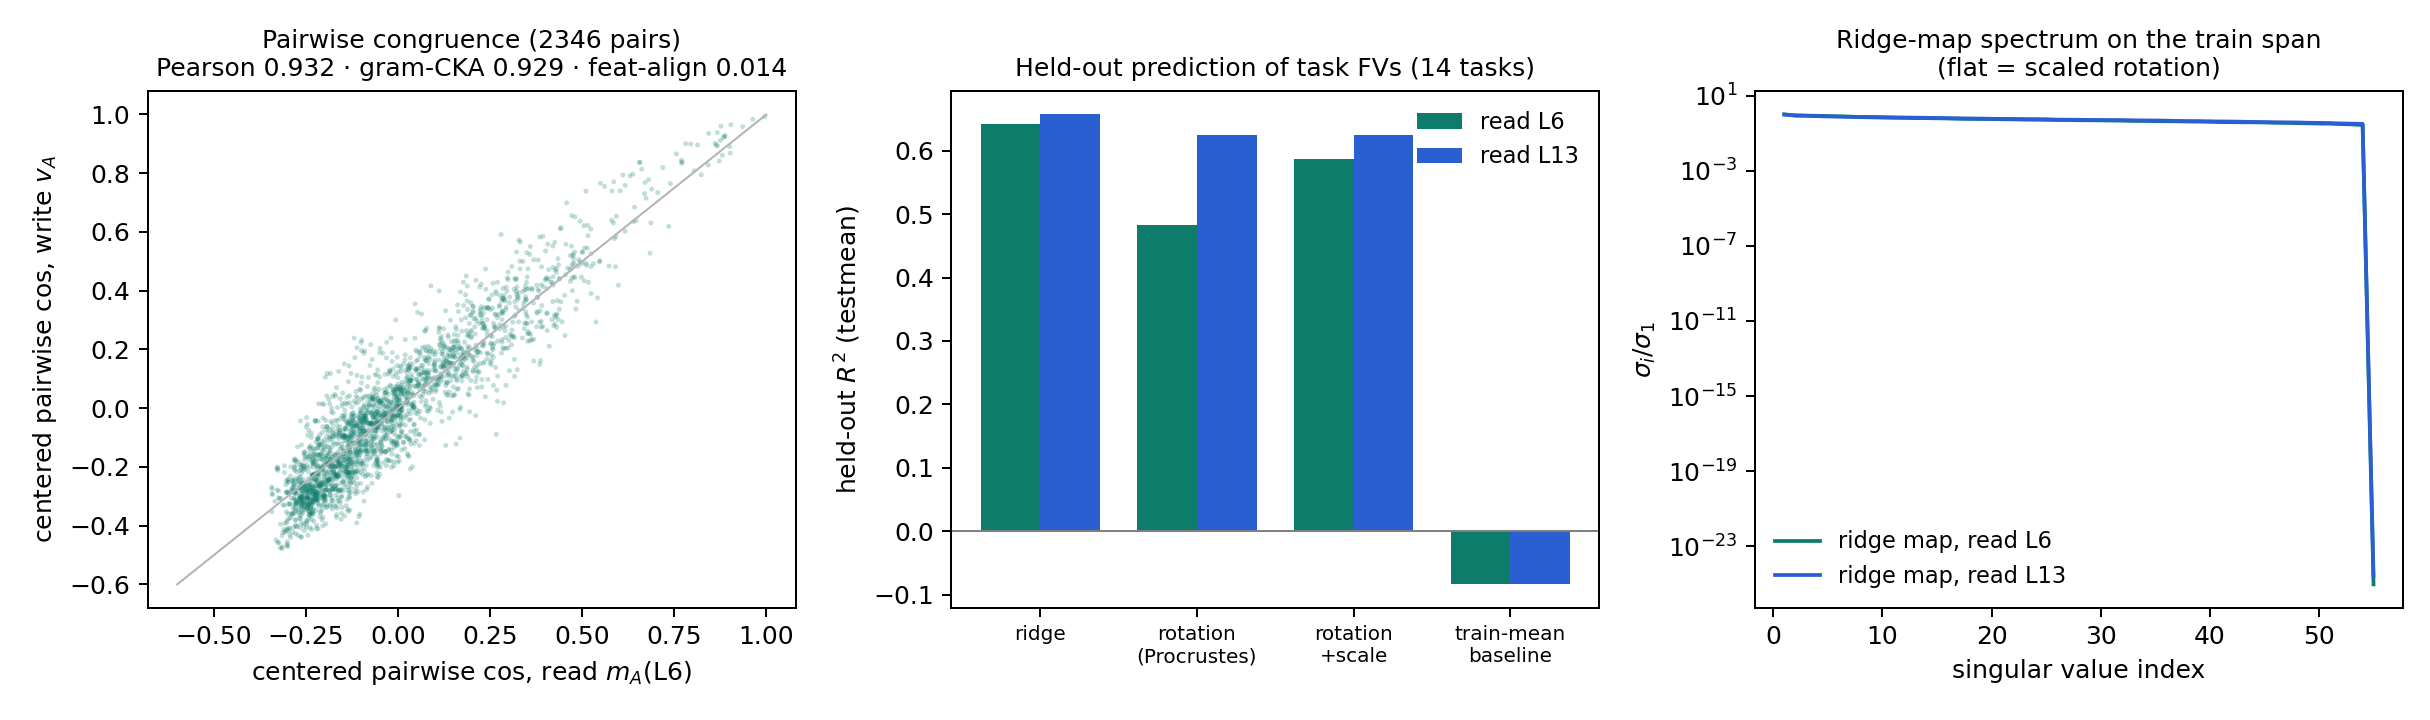

The Python source for this figure:
"""Is the read->write linear map just a rotation?

Three tests on the task-level data (69 tasks; X = m_A(L), Y = task FV):

1. Geometry congruence BEFORE any map: pair-by-pair correlation of the centered
   pairwise cosines between families, centered-norm correlation, and linear CKA
   between the centered Gram matrices. High congruence = the point clouds are
   already the same shape, so a rotation could align them.
2. Orthogonal Procrustes (pure rotation, and rotation + single global scale) fit
   on the 55 train tasks vs the unconstrained ridge (dual, intercept via
   train-centering, lambda by LOO-CV on train) — held-out R^2 (testmean and
   trainmean conventions) and mean cos(pred, true).
3. Singular-value spectrum of the fitted ridge map restricted to the train span:
   flat spectrum = scaled rotation; decaying = anisotropic, direction-dependent gain.

Same captures as centered_cossim_hists.py. CPU, fp64.
"""
import json
import sys
from pathlib import Path

import numpy as np
import torch
import matplotlib

matplotlib.use("Agg")
import matplotlib.pyplot as plt
from scipy.stats import pearsonr, spearmanr

REPO = Path(__file__).resolve().parents[3]
sys.path.insert(0, str(REPO / "src"))
from utils.paths import ARTIFACTS_ROOT, RESULTS_ROOT  # noqa: E402

READ_ROOT = ARTIFACTS_ROOT / "69_task_run" / "label_resid_means"
FV_ROOT = ARTIFACTS_ROOT / "69_task_run" / "perprompt_fvs"
OUT = RESULTS_ROOT / "69_task_run" / "understanding_read_write_linear_map"
SPLIT = json.load(open(REPO / "task_splits" / "extended_steerable_69_prunedfail.json"))
READ_LAYERS = [6, 13]
LAMBDA_GRID = np.logspace(-2, 6, 17)

tasks = sorted(p.stem for p in READ_ROOT.glob("*.pt"))
train_set = set(SPLIT["train_tasks"])
assert len(train_set) == 55, "unexpected split format"
is_train = np.array([t in train_set for t in tasks])
assert is_train.sum() == 55 and len(tasks) == 69

reads = {L: [] for L in READ_LAYERS}
fvs = []
for t in tasks:
    r = torch.load(READ_ROOT / f"{t}.pt", map_location="cpu", weights_only=False)
    for L in READ_LAYERS:
        reads[L].append(r["resid_means"][L].double().numpy())
    f = torch.load(FV_ROOT / f"{t}.pt", map_location="cpu", weights_only=False)
    fvs.append(f["fv"].double().mean(0).numpy())
Y = np.stack(fvs)


def pairwise_cos(X):
    Xn = X / np.linalg.norm(X, axis=1, keepdims=True)
    iu = np.triu_indices(len(X), k=1)
    return (Xn @ Xn.T)[iu]


def gram_cka(X, Y):
    """Standard linear CKA (sample-side Gram alignment): do the two families
    place the 69 tasks in the same relative configuration?"""
    Xc, Yc = X - X.mean(0), Y - Y.mean(0)
    hsic = np.linalg.norm(Yc.T @ Xc, "fro") ** 2
    return hsic / (np.linalg.norm(Xc @ Xc.T, "fro") * np.linalg.norm(Yc @ Yc.T, "fro"))


def feature_alignment(X, Y):
    """Feature-side analogue (variance-weighted subspace overlap in the 4096-d
    activation space): do the two families occupy the same DIRECTIONS?"""
    Xc, Yc = X - X.mean(0), Y - Y.mean(0)
    num = np.linalg.norm(Yc @ Xc.T, "fro") ** 2  # = <Xc^T Xc, Yc^T Yc>_F
    return num / (np.linalg.norm(Xc.T @ Xc, "fro") * np.linalg.norm(Yc.T @ Yc, "fro"))


def principal_angle_cosines(X, Y, energy=0.90):
    """Cosines of principal angles between the two families' centered
    variance-90% subspaces in activation space."""
    out = []
    for Z in (X, Y):
        Zc = Z - Z.mean(0)
        U, S, Vt = np.linalg.svd(Zc, full_matrices=False)
        k = int(np.searchsorted(np.cumsum(S**2) / (S**2).sum(), energy)) + 1
        out.append(Vt[:k].T)
    return np.linalg.svd(out[0].T @ out[1], compute_uv=False), out[0].shape[1], out[1].shape[1]


def r2(pred, true, denom_center):
    ss_res = ((true - pred) ** 2).sum()
    ss_tot = ((true - denom_center) ** 2).sum()
    return 1.0 - ss_res / ss_tot


def mean_cos(pred, true):
    return np.mean(np.einsum("ij,ij->i", pred, true)
                   / (np.linalg.norm(pred, axis=1) * np.linalg.norm(true, axis=1)))


geom_rows, fit_rows, cross_rows, spectra = [], [], [], {}
for L in READ_LAYERS:
    X = np.stack(reads[L])

    # --- 0. cross-family cosines: matched cos(m_A, v_A) vs mismatched cos(m_A, v_B) ---
    for variant, Xv, Yv in [("uncentered", X, Y),
                            ("centered", X - X.mean(0), Y - Y.mean(0))]:
        Xn = Xv / np.linalg.norm(Xv, axis=1, keepdims=True)
        Yn = Yv / np.linalg.norm(Yv, axis=1, keepdims=True)
        C = Xn @ Yn.T
        matched = np.diag(C)
        mism = C[~np.eye(69, dtype=bool)]
        spectra[f"L{L}_crossfam_matched_{variant}"] = matched
        spectra[f"L{L}_crossfam_mismatched_{variant}"] = mism
        cross_rows.append((L, variant, matched.mean(), np.median(matched),
                           matched.min(), matched.max(), mism.mean(),
                           (matched > np.percentile(mism, 95)).sum()))

    # --- 1. congruence (all 69, all-69 centering, matching centered_cossim_hists) ---
    cx, cy = pairwise_cos(X - X.mean(0)), pairwise_cos(Y - Y.mean(0))
    nx = np.linalg.norm(X - X.mean(0), axis=1)
    ny = np.linalg.norm(Y - Y.mean(0), axis=1)
    pac, kx, ky = principal_angle_cosines(X, Y)
    geom_rows.append((L, pearsonr(cx, cy)[0], spearmanr(cx, cy)[0],
                      pearsonr(nx, ny)[0], gram_cka(X, Y), feature_alignment(X, Y),
                      pac.max(), np.median(pac), kx, ky))
    spectra[f"L{L}_principal_angle_cos"] = pac

    # --- fits: train-centered ---
    Xtr, Ytr = X[is_train], Y[is_train]
    Xte, Yte = X[~is_train], Y[~is_train]
    xm, ym = Xtr.mean(0), Ytr.mean(0)
    Xc, Yc = Xtr - xm, Ytr - ym
    Xtec = Xte - xm

    # ridge (dual, LOO-CV lambda)
    K = Xc @ Xc.T
    best = (None, np.inf)
    for lam in LAMBDA_GRID:
        Kinv = np.linalg.inv(K + lam * np.eye(55))
        H = K @ Kinv
        E = (Yc - H @ Yc) / (1.0 - np.diag(H))[:, None]
        mse = (E ** 2).mean()
        if mse < best[1]:
            best = (lam, mse)
    lam = best[0]
    A = np.linalg.solve(K + lam * np.eye(55), Yc)          # 55 x 4096 dual coefs
    pred_ridge = Xtec @ Xc.T @ A + ym

    # ridge-map singular values on the train span: W = Xc^T A = V (S U^T A)
    U, S, Vt = np.linalg.svd(Xc, full_matrices=False)
    sv_ridge = np.linalg.svd(S[:, None] * (U.T @ A), compute_uv=False)
    spectra[f"L{L}_ridge"] = sv_ridge

    # Procrustes: R = argmin ||Xc R - Yc||_F over orthogonal R
    M = Xc.T @ Yc
    # thin route: M = (V S U^T)(U' S' V'^T) — work in the joint span
    Uy, Sy, Vty = np.linalg.svd(Yc, full_matrices=False)
    small = (S[:, None] * (U.T @ Uy)) * Sy[None, :]        # V^T M V' in small coords
    Us, Ss, Vts = np.linalg.svd(small)
    R = (Vt.T @ Us) @ (Vts @ Vty)                          # 4096 x 4096 rank<=55
    scale = Ss.sum() / (S ** 2).sum()
    pred_rot = Xtec @ R + ym
    pred_rotscale = scale * (Xtec @ R) + ym
    spectra[f"L{L}_procrustes_corr"] = Ss                   # correlation spectrum

    for name, pred in [("ridge", pred_ridge), ("rotation", pred_rot),
                       ("rotation+scale", pred_rotscale),
                       ("trainmean_baseline", np.repeat(ym[None, :], len(Yte), 0))]:
        fit_rows.append((L, name, lam if name == "ridge" else "",
                         r2(pred, Yte, Yte.mean(0)), r2(pred, Yte, ym),
                         mean_cos(pred - ym, Yte - ym) if name != "trainmean_baseline" else 0.0,
                         mean_cos(pred, Yte)))

with open(OUT / "rotation_vs_ridge_summary.csv", "w") as fh:
    fh.write("# geometry congruence (all 69 tasks, family-centered)\n")
    fh.write("layer,pairwise_cos_pearson,pairwise_cos_spearman,centered_norm_pearson,"
             "gram_cka,feature_alignment,max_principal_cos,median_principal_cos,k90_read,k90_fv\n")
    for r_ in geom_rows:
        fh.write(f"{r_[0]}," + ",".join(f"{v:.4f}" for v in r_[1:8]) + f",{r_[8]},{r_[9]}\n")
    fh.write("# cross-family cosines: matched cos(m_A, v_A) vs mismatched cos(m_A, v_B), all 69 tasks\n")
    fh.write("layer,variant,matched_mean,matched_median,matched_min,matched_max,mismatched_mean,n_matched_above_mism_p95\n")
    for r_ in cross_rows:
        fh.write(f"{r_[0]},{r_[1]}," + ",".join(f"{v:.4f}" for v in r_[2:-1]) + f",{r_[-1]}\n")
    fh.write("# held-out fits (14 tasks; centered_cos = cos of train-mean-centered pred vs true)\n")
    fh.write("layer,method,lambda,heldout_r2_testmean,heldout_r2_trainmean,heldout_centered_cos,heldout_cos\n")
    for r_ in fit_rows:
        fh.write(f"{r_[0]},{r_[1]},{r_[2]}," + ",".join(f"{v:.4f}" for v in r_[3:]) + "\n")
np.savez_compressed(OUT / "rotation_vs_ridge_spectra.npz", **spectra)

fig, axes = plt.subplots(1, 3, figsize=(13.5, 4))
ax = axes[0]
X6c = np.stack(reads[6]) - np.stack(reads[6]).mean(0)
cx6, cy6 = pairwise_cos(X6c), pairwise_cos(Y - Y.mean(0))
ax.plot([-0.6, 1], [-0.6, 1], color="0.7", lw=0.8)
ax.scatter(cx6, cy6, s=4, alpha=0.25, color="#0e7c6b", edgecolors="none")
ax.set_xlabel("centered pairwise cos, read $m_A$(L6)")
ax.set_ylabel("centered pairwise cos, write $v_A$")
gr = geom_rows[0]
ax.set_title(f"Pairwise congruence (2346 pairs)\nPearson {gr[1]:.3f} · gram-CKA {gr[4]:.3f} · feat-align {gr[5]:.3f}", fontsize=10)

ax = axes[1]
methods = ["ridge", "rotation", "rotation+scale", "trainmean_baseline"]
labels = ["ridge", "rotation\n(Procrustes)", "rotation\n+scale", "train-mean\nbaseline"]
w = 0.38
for off, L, color in [(-w / 2, 6, "#0e7c6b"), (w / 2, 13, "#2a5fd1")]:
    vals = [next(r_[3] for r_ in fit_rows if r_[0] == L and r_[1] == m) for m in methods]
    ax.bar(np.arange(4) + off, vals, width=w, color=color, label=f"read L{L}")
ax.set_xticks(range(4), labels, fontsize=8)
ax.set_ylabel("held-out $R^2$ (testmean)")
ax.axhline(0, color="0.5", lw=0.8)
ax.legend(frameon=False, fontsize=9)
ax.set_title("Held-out prediction of task FVs (14 tasks)", fontsize=10)

ax = axes[2]
for L, color in [(6, "#0e7c6b"), (13, "#2a5fd1")]:
    sv = spectra[f"L{L}_ridge"]
    ax.plot(np.arange(1, len(sv) + 1), sv / sv[0], color=color, label=f"ridge map, read L{L}")
ax.set_yscale("log")
ax.set_xlabel("singular value index")
ax.set_ylabel("$\\sigma_i / \\sigma_1$")
ax.set_title("Ridge-map spectrum on the train span\n(flat = scaled rotation)", fontsize=10)
ax.legend(frameon=False, fontsize=9)
fig.tight_layout()
fig.savefig(OUT / "rotation_vs_ridge.png", dpi=180)

fig2, axes2 = plt.subplots(1, 2, figsize=(10, 4), sharey=True)
bins = np.linspace(-1, 1, 81)
for ax, L in zip(axes2, READ_LAYERS):
    for variant, color in [("uncentered", "0.55"), ("centered", "#a8742a")]:
        mism = spectra[f"L{L}_crossfam_mismatched_{variant}"]
        ax.hist(mism, bins=bins, density=True, color=color, alpha=0.3,
                label=f"mismatched, {variant}")
    for variant, color in [("uncentered", "k"), ("centered", "#c0392b")]:
        matched = spectra[f"L{L}_crossfam_matched_{variant}"]
        ax.hist(matched, bins=bins, density=True, color=color, alpha=0.75,
                histtype="step", lw=1.8, label=f"matched cos($m_A$,$v_A$), {variant}")
    ax.axvline(0, color="0.6", lw=0.8)
    ax.set_xlabel(f"cos(read $m_A$(L{L}), write $v_B$)")
    ax.set_title(f"read L{L} vs task FV", fontsize=10)
    ax.legend(frameon=False, fontsize=8)
axes2[0].set_ylabel("density")
fig2.suptitle("Cross-family cosines: each task's read feature vs its own / other tasks' FVs", fontsize=11)
fig2.tight_layout()
fig2.savefig(OUT / "crossfamily_cos_hists.png", dpi=180)
print(open(OUT / "rotation_vs_ridge_summary.csv").read())
